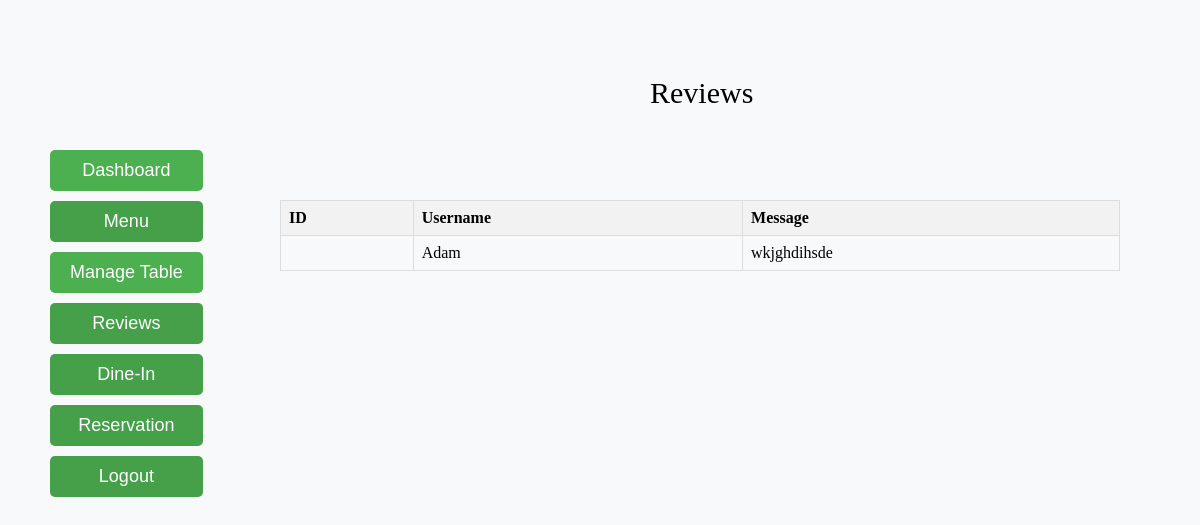
/reviews/, run on an earlier commit of the app's database.
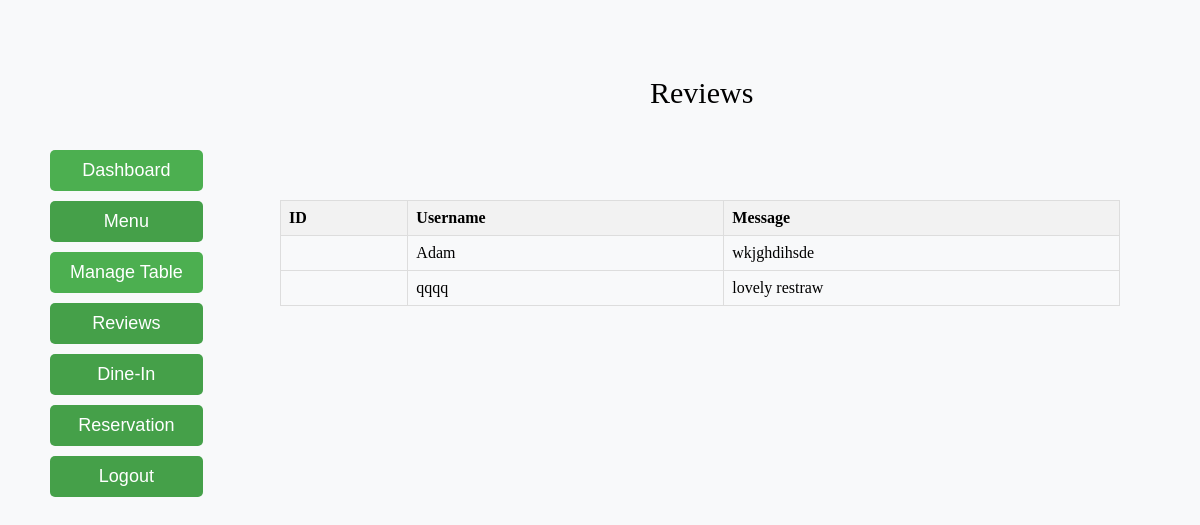
And on a later commit of the database.
### myapp/models.py (models this page shows)
class Rev(models.Model):
    username = models.CharField(max_length=150, unique=True)
    text = models.CharField(max_length=300, unique=True)
    objects = RevManager()

### myapp/views.py (the view)
# urls.py: path('reviews/', views.display_reviews, name='display_reviews'),
def display_reviews(request):
    reviews = Rev.objects.all()
    print(reviews)
    return render(request, 'myapp/admin_rev.html', {'reviews': reviews})

### myapp/templates/myapp/admin_rev.html (shortened to what this page needs)
{% extends 'myapp/admin_page.html' %}
{% block content %}
<div class="pp">Reviews</div>
    <table>
        <thead>
            <tr>
                 <th>ID</th>
                <th>Username</th>
                <th>Message</th>
            </tr>
        </thead>
        <tbody>
            {% for review in reviews %}
                <tr>
                    <td>{{ order.id }}</td>
                    <td>{{ review.username }}</td>
                    <td>{{ review.text }}</td>
                </tr>
            {% endfor %}
        </tbody>
    </table>
{% endblock %}

What changed in the data, as far as the page shows it:
added Rev: username "qqqq", text "lovely restraw"
